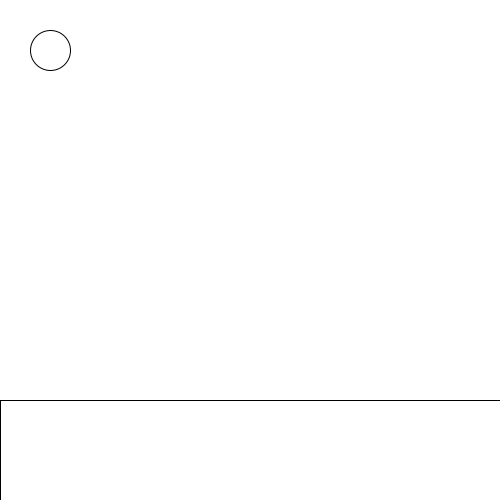
Frame 1 (no input)
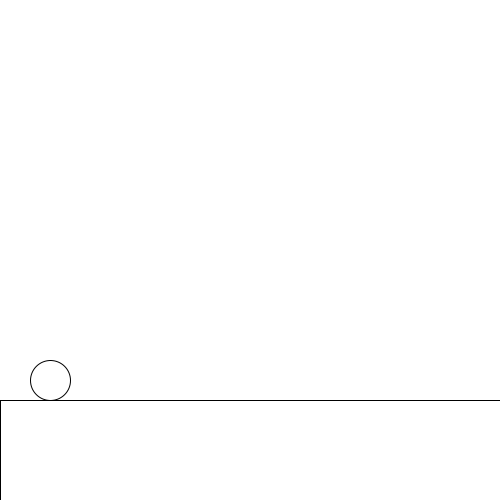
Frame 60 (the mouse pressed at the canvas centre just before this capture)
Frame 120 (the mouse held since frame 60 and released just before this capture): identical to frame 60, image omitted

The Processing sketch that drew these frames (run headless with seeded random() and noise(); from frame 60 on, the mouse is pressed at the canvas centre):

// Processing sketch: platform
// ── platform.pde
Character c;

void setup() {
  size(500, 500);
  c = new Character(new PVector(50, 50));
}

void draw() {
  background(255);
  c.desenhar();
  c.mover();
  rect(0, 400, 500, 100);
}

void keyPressed() {
  c.pular();
}

// ── Character.pde
class Character {
  
  PVector pos, vel, acc;
  int raio = 20;
  
  public Character(PVector pos) {
    this.pos = pos;
    this.vel = new PVector(0, 0);
    this.acc = new PVector(0, 0.9);
  }
  
  public void desenhar() {
    ellipse(pos.x, pos.y, raio * 2, raio * 2);
  }
  
  public void mover() {
    this.vel.add(acc);
    this.pos.add(vel);
    
    if (this.pos.y >= 400 - raio) {
      this.pos.y = 400 - raio;
      this.vel.mult(-0.3);
    }
  }
  
  public void pular() {
    if (keyCode == 32) {
      this.vel.add(new PVector(0, -20));
    }
  }
}
